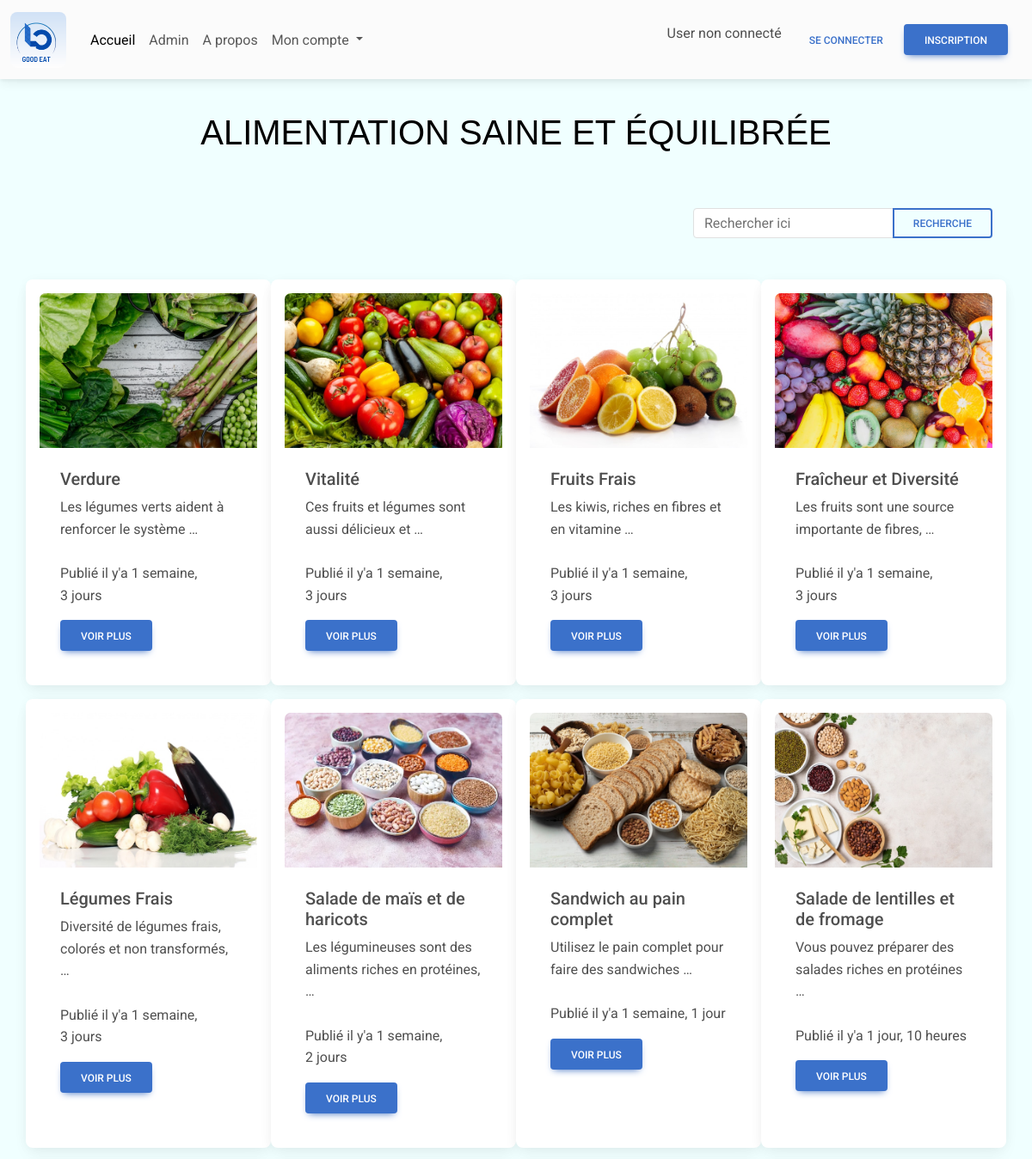
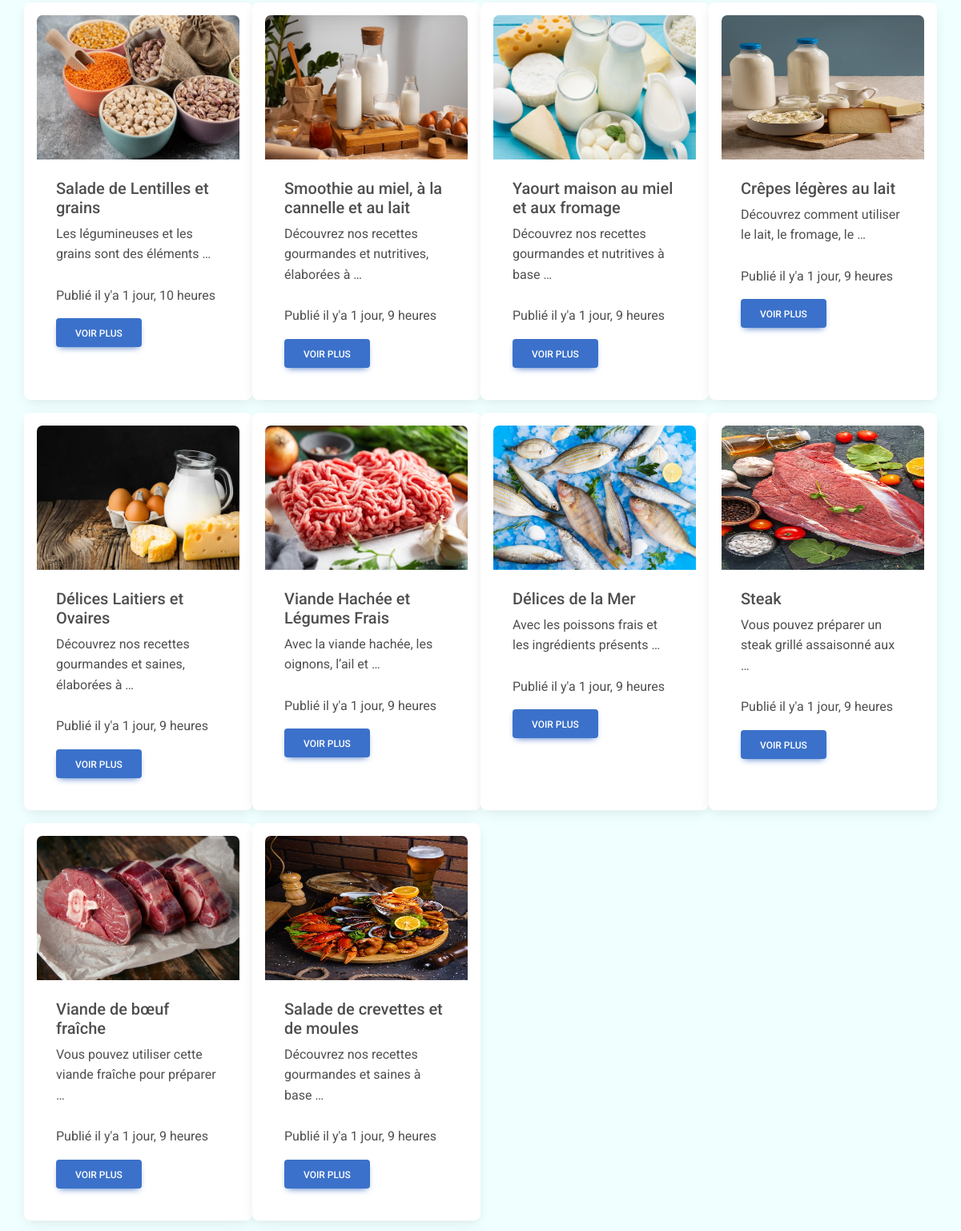
The app's page / (upper part), older data (2 pictures, top to bottom).
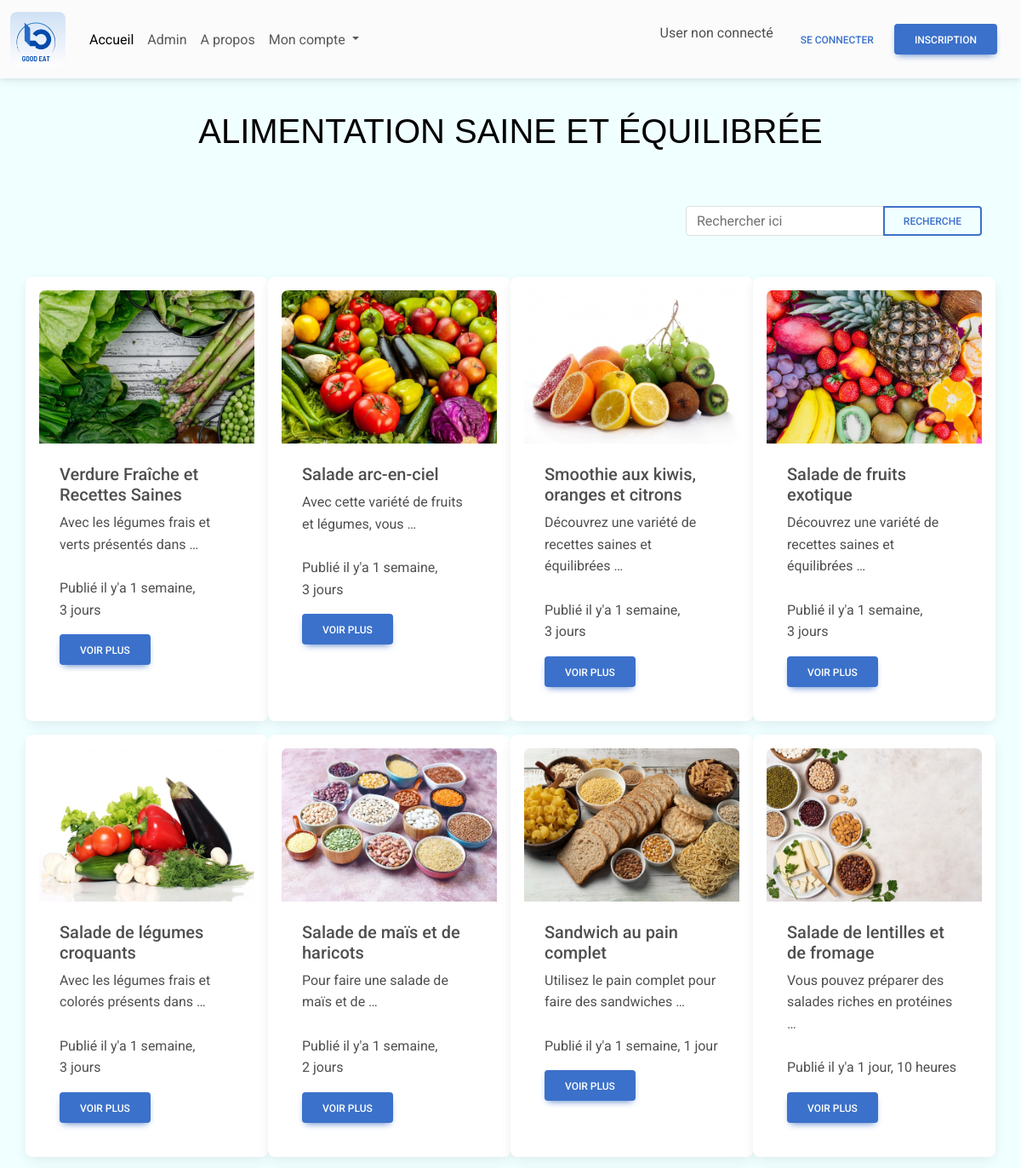
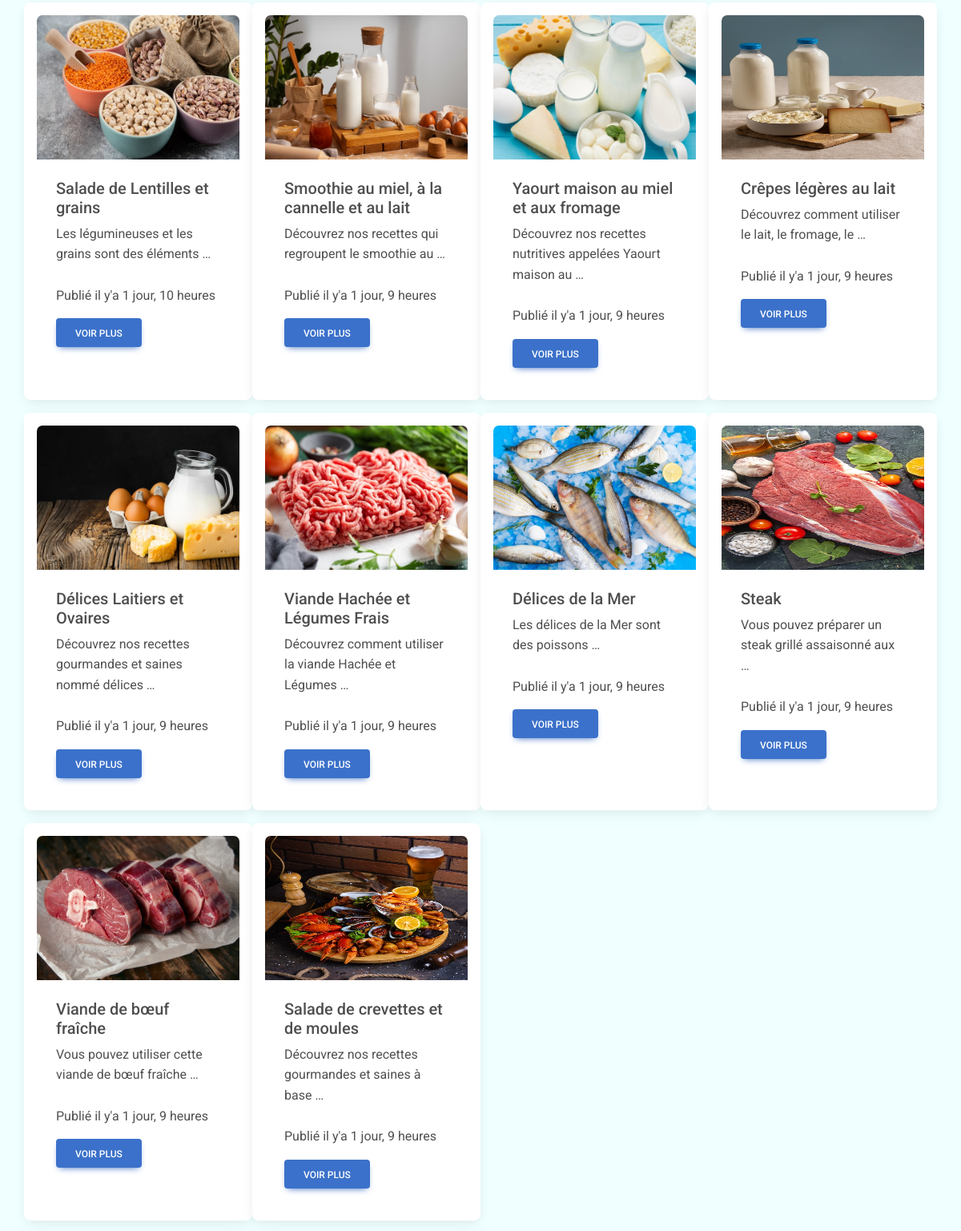
The same page, newer data (2 pictures, top to bottom).
### my_blog/models.py (models this page shows)
class Produit(models.Model):
    title = models.CharField(max_length = 60)
    desc = models.TextField()
    category = models.ForeignKey(Category, on_delete=models.CASCADE,null=True)
    user = models.ForeignKey(User, on_delete=models.CASCADE)
    image = models.ImageField(upload_to = "")
    created_add = models.DateTimeField(auto_now_add=True)
    update_add = models.DateTimeField(auto_now_add=True)
    def __str__(self):
        return self.title

### my_blog/views.py (the view)
# urls.py: path('', views.home, name='home'),
def home(resquest):
    list_produits = Produit.objects.all()
    context = {"liste_produits":list_produits}
    return render(resquest, 'index.html',context)

### my_blog/templates/index.html (shortened to what this page needs)
{% load static%}
<html>
    {% include "_head.html" %}
<body>
    {% include "headerConnexion.html" %}
<div id="titre">
  <h1 class="text-black my-5 text-center">Alimentation saine et équilibrée</h1>
</div>
<div class="container">
  <div class="row">
    <div class="mb-3 p-3 col-10 col-md-8 col-lg-4 col-xl-4"></div>
    <div class="mb-3 p-3 col-10 col-md-8 col-lg-4 col-xl-4"></div>
    <div class="mb-3 p-3 col-10 col-md-8 col-lg-4 col-xl-4">
      <form class="d-flex input-group w-auto" id="formDeRecherche" action="{% url "search" %}">
        <input
          type="search"
          class="form-control"
          placeholder="Rechercher ici"
          aria-label="Search"
          name="produit"
          id="barreDeRecherche"
        />
        <button
          data-mdb-ripple-init
          class="btn btn-outline-primary"
          type="button"
          data-mdb-ripple-color="dark"
          id="boutonRechercher"
        >
          Recherche
        </button>
      </form>
    </div>
  </div>
</div>
<div class="container">
  <div class="row">
    {% for produit in liste_produits %}
    <div class="card mb-3 p-3 col-12 col-md-6 col-lg-3 col-xl-3">
      <a href="{% url 'detail' produit.id %}">
        <img
          src="{{produit.image.url}}"
          class="card-img-top images"
          alt="Fissure in Sandstone"
          style="height: 180px"
        />
      </a>
      <div class="card-body">
        <h5 class="card-title">{{produit}}</h5>
        <p class="card-text">
          {{produit.desc | truncatewords:8}} <br /><br />
          Publié il y'a {{produit.created_add|timesince}}
        </p>
        <a
          href="{% url 'detail' produit.id %}"
          class="btn btn-primary"
          data-mdb-ripple-init
          >
          Voir plus
        </a >
      </div>
    </div>
    {% endfor %}
  </div>
</div>
</body>
</html>

### my_blog/templates/_head.html (shortened to what this page needs)
{% load static %}
<head>
    <link rel="stylesheet" href="https://cdnjs.cloudflare.com/ajax/libs/font-awesome/6.0.0/css/all.min.css" />
    <link rel="stylesheet" href="{% static 'css/mdb.min.css' %}" />
    <link rel="stylesheet" href="{% static 'css/style.css' %}" />
    <link rel="stylesheet" href="{% static 'css/authen.css' %}" />
  </head>

### my_blog/templates/headerConnexion.html (shortened to what this page needs)
{% load static %}
<div id="navbar">
  <nav class="navbar navbar-expand-lg fixed-top navbar-light bg-body-tertiary">
    <div class="container-fluid">
      <a class="navbar-brand" href="{% url 'home' %}">
        <img src="{% static "img/GoodEat_Mylogo.png" %}" alt="Logo" id='logo'
        loading="lazy" />
      </a>
      <div class="collapse navbar-collapse" id="navbarTogglerDemo02">
        <ul class="navbar-nav me-auto mb-2 mb-lg-0">
          <li class="nav-item">
            <a
              class="nav-link active"
              aria-current="page"
              href="{% url 'home' %}"
              >Accueil</a
            >
          </li>
          <li class="nav-item">
            <a class="nav-link" href="#">Admin</a>
          </li>
          <li class="nav-item">
            <a class="nav-link" href="{% url 'Apropos' %}">A propos</a>
          </li>
          <li class="nav-item dropdown">
            <a
              data-mdb-dropdown-init
              class="nav-link dropdown-toggle"
              href="#"
              id="navbarDropdownMenuLink"
              role="button"
              aria-expanded="false"
            >
              Mon compte
            </a>
          </li>
        </ul>
        {% if user.is_authenticated %}
        <p>User connecté : {{ user.username }}</p>
        <a class="nav-link" href="{% url 'logout-blog' %}">
          <button
            data-mdb-ripple-init
            type="button"
            class="btn btn-link px-3 ms-3 me-2"
          >
            Se déconnecter
          </button>
        </a>
        {% else %}
        <p>User non connecté</p>
        <div class="d-flex align-items-center">
          <a class="nav-link" href="{% url 'login-blog' %}">
            <button
              data-mdb-ripple-init
              type="button"
              class="btn btn-link px-3 ms-3 me-2"
            >
              Se connecter
            </button>
          </a>
          <a class="nav-link" href="{% url 'signup-blog' %}">
            <button
              data-mdb-ripple-init
              type="button"
              class="btn btn-primary me-3"
            >
              Inscription
            </button>
          </a>
        </div>
        {% endif %}
      </div>
    </div>
  </nav>
</div>

### my_blog/templates/_footer.html (shortened to what this page needs)
{% load static %}

### my_blog/static/css/style.css (style rules this page uses)
#navbar { margin-bottom: 130px; }
#logo { height: 65px; border-radius: 8px; }
#titre { font-family: 'Franklin Gothic Medium', 'Arial Narrow', Arial, sans-serif, Poppins; text-transform: uppercase; }
body { background-color: azure; }

Row changes from the older to the newer data that the page shows:
changed Produit: title "Verdure" → "Verdure Fraîche et Recettes Saines"; desc "Les légumes verts aident à renforcer le système …" → "Avec les légumes frais et verts présentés dans …"
changed Produit: title "Vitalité" → "Salade arc-en-ciel"; desc "Ces fruits et légumes sont aussi délicieux et …" → "Avec cette variété de fruits et légumes, vous …"
changed Produit: title "Fruits Frais" → "Smoothie aux kiwis, oranges et citrons"; desc "Les kiwis, riches en fibres et en vitamine …" → "Découvrez une variété de recettes saines et équilibrées …"
changed Produit: title "Fraîcheur et Diversité" → "Salade de fruits exotique"; desc "Les fruits sont une source importante de fibres, …" → "Découvrez une variété de recettes saines et équilibrées …"
changed Produit: title "Légumes Frais" → "Salade de légumes croquants"; desc "Diversité de légumes frais, colorés et non transformés, …" → "Avec les légumes frais et colorés présents dans …"
changed Produit "Salade de maïs et de haricots": desc "Les légumineuses sont des aliments riches en protéines, …" → "Pour faire une salade de maïs et de …"
changed Produit "Smoothie au miel, à la cannelle et au lait": desc "Découvrez nos recettes gourmandes et nutritives, élaborées à …" → "Découvrez nos recettes qui regroupent le smoothie au …"
changed Produit "Yaourt maison au miel et aux fromage": desc "Découvrez nos recettes gourmandes et nutritives à base …" → "Découvrez nos recettes nutritives appelées Yaourt maison au …"
changed Produit "Délices Laitiers et Ovaires": desc "Découvrez nos recettes gourmandes et saines, élaborées à …" → "Découvrez nos recettes gourmandes et saines nommé délices …"
changed Produit "Viande Hachée et Légumes Frais": desc "Avec la viande hachée, les oignons, l’ail et …" → "Découvrez comment utiliser la viande Hachée et Légumes …"
changed Produit "Délices de la Mer": desc "Avec les poissons frais et les ingrédients présents …" → "Les délices de la Mer sont des poissons …"
changed Produit "Viande de bœuf fraîche": desc "Vous pouvez utiliser cette viande fraîche pour préparer …" → "Vous pouvez utiliser cette viande de bœuf fraîche …"
